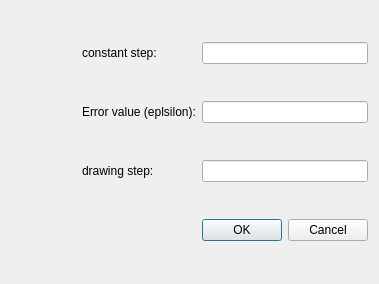
<?xml version="1.0" encoding="UTF-8"?>
<ui version="4.0">
 <class>Dialog</class>
 <widget class="QDialog" name="Dialog">
  <property name="geometry">
   <rect>
    <x>0</x>
    <y>0</y>
    <width>379</width>
    <height>284</height>
   </rect>
  </property>
  <property name="windowTitle">
   <string>Dialog</string>
  </property>
  <layout class="QGridLayout" name="gridLayout">
   <item row="5" column="0">
    <spacer name="horizontalSpacer">
     <property name="orientation">
      <enum>Qt::Horizontal</enum>
     </property>
     <property name="sizeHint" stdset="0">
      <size>
       <width>177</width>
       <height>20</height>
      </size>
     </property>
    </spacer>
   </item>
   <item row="5" column="2">
    <widget class="QDialogButtonBox" name="buttonBox">
     <property name="orientation">
      <enum>Qt::Horizontal</enum>
     </property>
     <property name="standardButtons">
      <set>QDialogButtonBox::Cancel|QDialogButtonBox::Ok</set>
     </property>
    </widget>
   </item>
   <item row="0" column="1">
    <widget class="QLabel" name="label_3">
     <property name="text">
      <string>constant step:</string>
     </property>
    </widget>
   </item>
   <item row="1" column="1">
    <widget class="QLabel" name="label">
     <property name="text">
      <string>Error value (eplsilon):</string>
     </property>
    </widget>
   </item>
   <item row="2" column="1">
    <widget class="QLabel" name="label_2">
     <property name="text">
      <string>drawing step:</string>
     </property>
    </widget>
   </item>
   <item row="0" column="2">
    <widget class="QLineEdit" name="txt_constStep"/>
   </item>
   <item row="1" column="2">
    <widget class="QLineEdit" name="txt_errorValue"/>
   </item>
   <item row="2" column="2">
    <widget class="QLineEdit" name="txt_drawingStep"/>
   </item>
  </layout>
 </widget>
 <resources/>
 <connections>
  <connection>
   <sender>buttonBox</sender>
   <signal>accepted()</signal>
   <receiver>Dialog</receiver>
   <slot>accept()</slot>
   <hints>
    <hint type="sourcelabel">
     <x>248</x>
     <y>254</y>
    </hint>
    <hint type="destinationlabel">
     <x>157</x>
     <y>274</y>
    </hint>
   </hints>
  </connection>
  <connection>
   <sender>buttonBox</sender>
   <signal>rejected()</signal>
   <receiver>Dialog</receiver>
   <slot>reject()</slot>
   <hints>
    <hint type="sourcelabel">
     <x>316</x>
     <y>260</y>
    </hint>
    <hint type="destinationlabel">
     <x>286</x>
     <y>274</y>
    </hint>
   </hints>
  </connection>
 </connections>
</ui>
